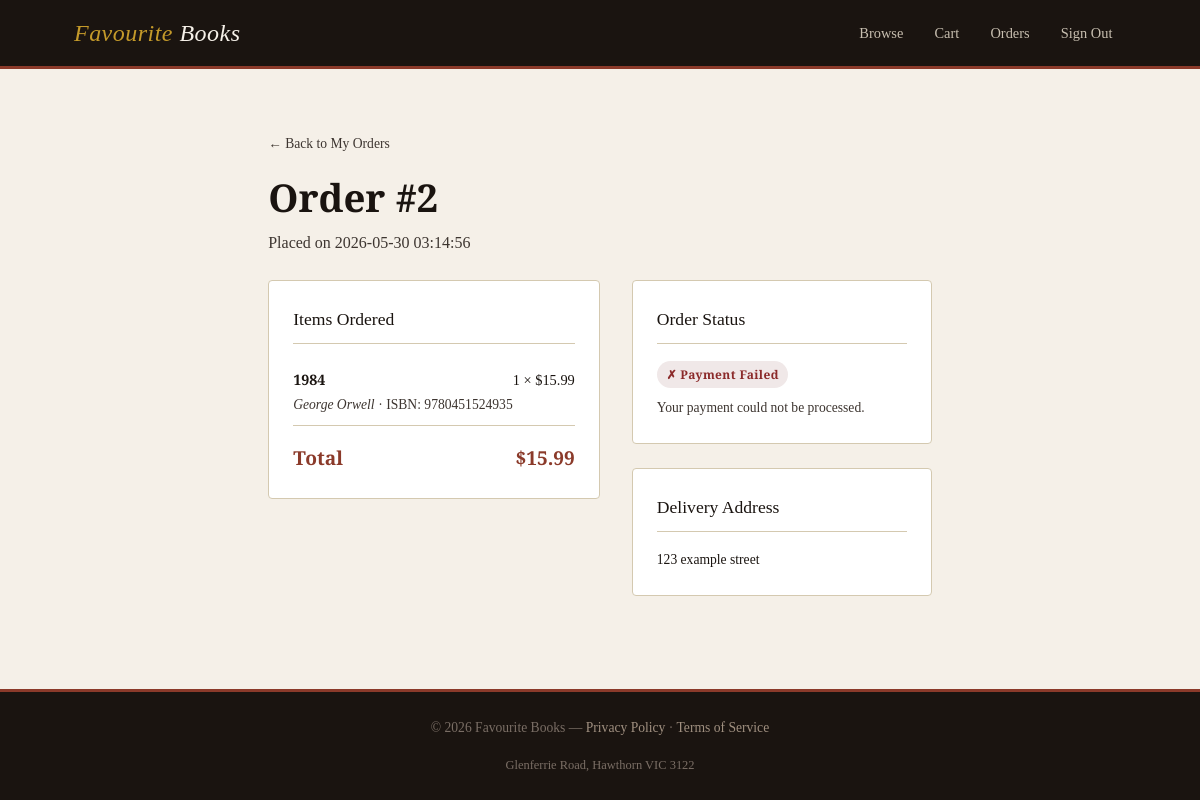
The page /order/2 (signed in) on the database its author committed.
### tables this page shows
CREATE TABLE orders (
                id INTEGER PRIMARY KEY AUTOINCREMENT,
                account_id INTEGER NOT NULL,
                total_price REAL NOT NULL,
                status TEXT NOT NULL DEFAULT 'pending',
                created_at TIMESTAMP DEFAULT CURRENT_TIMESTAMP,
                shipping_address TEXT NOT NULL,
                FOREIGN KEY (account_id) REFERENCES accounts(id)
            );

CREATE TABLE order_items (
                id INTEGER PRIMARY KEY AUTOINCREMENT,
                order_id INTEGER NOT NULL,
                product_id INTEGER NOT NULL,
                quantity INTEGER NOT NULL,
                unit_price REAL NOT NULL,
                FOREIGN KEY (order_id) REFERENCES orders(id),
                FOREIGN KEY (product_id) REFERENCES products(id)
            );

CREATE TABLE products (
                id INTEGER PRIMARY KEY AUTOINCREMENT,
                title TEXT NOT NULL,
                author TEXT NOT NULL,
                isbn TEXT NOT NULL UNIQUE,
                price REAL NOT NULL,
                stock INTEGER NOT NULL DEFAULT 0,
                category TEXT NOT NULL,
                description TEXT,
                available INTEGER NOT NULL DEFAULT 1
            );

### app.py (the view)
@app.route("/order/<int:order_id>")
@login_required
@customer_required
def order_detail(order_id):
    order = Order.get_by_id(order_id)
    if not order or order.account_id != session["account_id"]:
        flash("Order not found.", "danger")
        return redirect(url_for("my_orders"))
    items = order.get_items()
    return render_template("order_detail.html", order=order, items=items)

### app.py (called while the page is built)
def login_required(f):
    @wraps(f)
    def decorated(*args, **kwargs):
        if "account_id" not in session:
            flash("Please log in to access this page.", "warning")
            return redirect(url_for("login"))
        return f(*args, **kwargs)
    return decorated

def customer_required(f):
    @wraps(f)
    def decorated(*args, **kwargs):
        if session.get("role") != "customer":
            flash("This page is for customers only.", "warning")
            return redirect(url_for("index"))
        return f(*args, **kwargs)
    return decorated

### models/database.py (called while the page is built)
    def __new__(cls):
        if cls._instance is None:
            cls._instance = super().__new__(cls)
            cls._instance._connection = None
        return cls._instance

    def get_connection(self):
        if self._connection is None:
            self._connection = sqlite3.connect(self._db_path, check_same_thread=False)
            self._connection.row_factory = sqlite3.Row
            self._connection.execute("PRAGMA foreign_keys = ON")
        return self._connection

    def fetchone(self, query, params=()):
        conn = self.get_connection()
        cursor = conn.cursor()
        cursor.execute(query, params)
        return cursor.fetchone()

    def fetchall(self, query, params=()):
        conn = self.get_connection()
        cursor = conn.cursor()
        cursor.execute(query, params)
        return cursor.fetchall()

### models/order.py (called while the page is built)
    @property
    def id(self):
        return self._id

    @property
    def account_id(self):
        return self._account_id

    @property
    def total_price(self):
        return self._total_price

    @property
    def status(self):
        return self._status

    @property
    def created_at(self):
        return self._created_at

    @property
    def shipping_address(self):
        return self._shipping_address

    def get_items(self):
        db = Database()
        rows = db.fetchall(
            """SELECT oi.quantity, oi.unit_price, p.title, p.author, p.isbn
               FROM order_items oi
               JOIN products p ON p.id = oi.product_id
               WHERE oi.order_id = ?""",
            (self._id,)
        )
        return [dict(row) for row in rows]

### templates/order_detail.html (shortened to what this page needs)
{% extends "base.html" %}
{% block content %}
<div style="margin-bottom: 1rem;">
  <a href="{{ url_for('my_orders') }}" class="text-muted text-small">← Back to My Orders</a>
</div>
<h1 style="margin-bottom: 0.5rem;">Order #{{ order.id }}</h1>
<p class="text-muted">Placed on {{ order.created_at }}</p>
<div style="display: grid; grid-template-columns: 1fr 300px; gap: 2rem; margin-top: 1.5rem;">
  <div>
    <div class="panel">
      <div class="panel-title">Items Ordered</div>
      {% for item in items %}
        <div class="order-summary-item">
          <span>
            <strong>{{ item.title }}</strong><br>
            <span class="text-muted text-small" style="font-style:italic;">{{ item.author }}</span>
            <span class="text-muted text-small"> · ISBN: {{ item.isbn }}</span>
          </span>
          <span>{{ item.quantity }} × ${{ "%.2f"|format(item.unit_price) }}</span>
        </div>
      {% endfor %}
      <div class="order-summary-total">
        <span>Total</span>
        <span>${{ "%.2f"|format(order.total_price) }}</span>
      </div>
    </div>
  </div>
  <div>
    <div class="panel">
      <div class="panel-title">Order Status</div>
      {% if order.status == 'paid' %}
        <span class="badge badge-paid">✓ Payment Successful</span>
        <p class="text-small text-muted mt-1">Your order is being processed and will be dispatched shortly.</p>
      {% elif order.status == 'payment_failed' %}
        <span class="badge badge-failed">✗ Payment Failed</span>
        <p class="text-small text-muted mt-1">Your payment could not be processed.</p>
      {% else %}
        <span class="badge badge-pending">{{ order.status|capitalize }}</span>
      {% endif %}
    </div>
    <div class="panel">
      <div class="panel-title">Delivery Address</div>
      <p class="text-small">{{ order.shipping_address }}</p>
    </div>
  </div>
</div>
{% endblock %}

### static/css/style.css (style rules this page uses)
:root { --cream: #f5f0e8; --parchment: #ede8da; --ink: #1a1410; --ink-light: #3d3530; --rust: #8b3a2a; --rust-hover: #6e2d20; --gold: #c49a2a; --sage: #4a5e4a; --border: #d4c9b0; --shadow: rgba(26, 20, 16, 0.12); --success: #3a6b3a; --danger: #8b2a2a; --warning: #7a5c1a; --info: #2a4a6b; --radius: 4px; --transition: 0.2s ease; }
*, *::before, *::after { box-sizing: border-box; margin: 0; padding: 0; }
html { font-size: 16px; scroll-behavior: smooth; }
body { font-family: 'Source Serif 4', Georgia, serif; background-color: var(--cream); color: var(--ink); line-height: 1.7; min-height: 100vh; display: flex; flex-direction: column; }
h1, h2, h3, h4, h5 { font-family: 'Playfair Display', Georgia, serif; font-weight: 700; line-height: 1.25; color: var(--ink); }
h1 { font-size: 2.4rem; }
a { color: var(--rust); text-decoration: none; transition: color var(--transition); }
p { margin-bottom: 1rem; }
p:last-child { margin-bottom: 0; }
.badge { display: inline-block; padding: 0.2rem 0.6rem; border-radius: 20px; font-size: 0.75rem; font-weight: 600; letter-spacing: 0.03em; }
.badge-failed { background: #f0e8e8; color: var(--danger); }
.order-summary-item { display: flex; justify-content: space-between; padding: 0.5rem 0; border-bottom: 1px solid var(--border); font-size: 0.9rem; }
.order-summary-total { display: flex; justify-content: space-between; padding: 1rem 0 0; font-weight: 700; font-family: 'Playfair Display', serif; font-size: 1.2rem; color: var(--rust); }
.text-muted { color: var(--ink-light); }
.text-small { font-size: 0.85rem; }
.mt-1 { margin-top: 0.5rem; }
.panel { background: white; border: 1px solid var(--border); border-radius: var(--radius); padding: 1.5rem; margin-bottom: 1.5rem; }
.panel-title { font-family: 'Playfair Display', serif; font-size: 1.1rem; margin-bottom: 1rem; padding-bottom: 0.5rem; border-bottom: 1px solid var(--border); }

### rows shown on the page
orders: id "2", created_at "2026-05-30 03:14:56", total_price "15.99", shipping_address "123 example street"
order_items: title "1984", author "George Orwell", isbn "9780451524935", quantity "1", unit_price "15.99"
